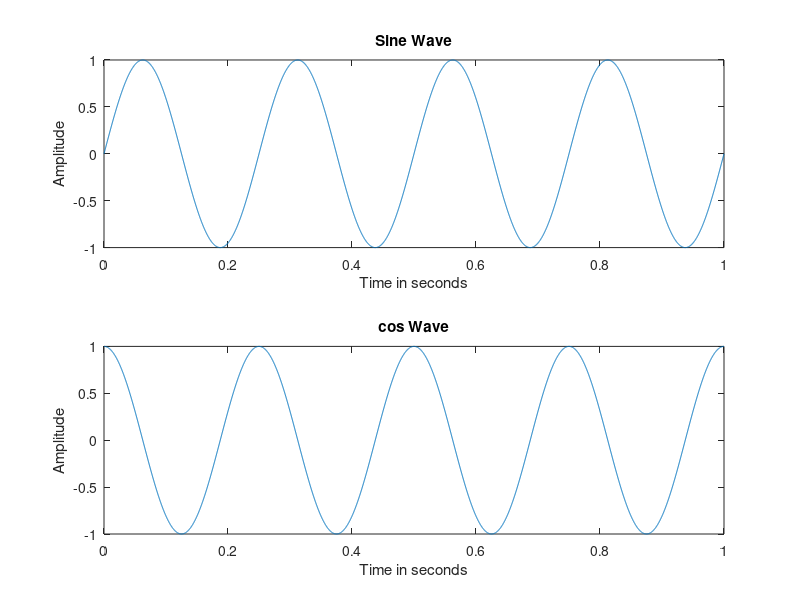

MATLAB code for this plot:
clc;
clear all;
close all;
%Write a program on how we can generate a simple Sin wave and Cose and how 
%we can plot it in 2D 
Fs=4000; %Sampling Frequency
Ts=1/Fs;
t=0:Ts:1;
f=4; %Frequency
%for sin wave
X=sin(2*pi*f*t);
subplot(2,1,1);
plot(t,X);
xlabel('Time in seconds');
ylabel('Amplitude');
title('Sine Wave');
%for cos wave
y=cos(2*pi*f*t);
subplot(2,1,2);
plot(t,y);
xlabel('Time in seconds');
ylabel('Amplitude');
title('cos Wave');
